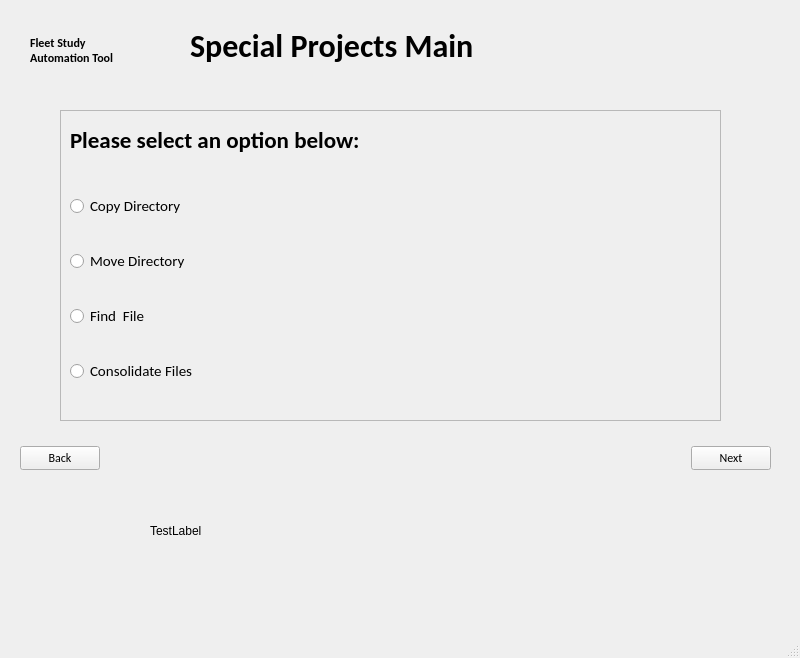
<?xml version="1.0" encoding="UTF-8"?>
<ui version="4.0">
 <class>SpecialProjectsMainWindow</class>
 <widget class="QMainWindow" name="SpecialProjectsMainWindow">
  <property name="geometry">
   <rect>
    <x>0</x>
    <y>0</y>
    <width>800</width>
    <height>658</height>
   </rect>
  </property>
  <property name="windowTitle">
   <string>MainWindow</string>
  </property>
  <widget class="QWidget" name="centralwidget">
   <widget class="QFrame" name="frame">
    <property name="geometry">
     <rect>
      <x>60</x>
      <y>110</y>
      <width>661</width>
      <height>311</height>
     </rect>
    </property>
    <property name="frameShape">
     <enum>QFrame::StyledPanel</enum>
    </property>
    <property name="frameShadow">
     <enum>QFrame::Raised</enum>
    </property>
    <widget class="QLabel" name="label_2">
     <property name="geometry">
      <rect>
       <x>10</x>
       <y>0</y>
       <width>471</width>
       <height>61</height>
      </rect>
     </property>
     <property name="font">
      <font>
       <family>Calibri</family>
       <pointsize>17</pointsize>
       <weight>75</weight>
       <bold>true</bold>
      </font>
     </property>
     <property name="text">
      <string>Please select an option below:</string>
     </property>
    </widget>
    <widget class="QWidget" name="layoutWidget">
     <property name="geometry">
      <rect>
       <x>10</x>
       <y>60</y>
       <width>621</width>
       <height>241</height>
      </rect>
     </property>
     <layout class="QVBoxLayout" name="verticalLayout">
      <item>
       <widget class="QRadioButton" name="mapRadioButton">
        <property name="font">
         <font>
          <family>Calibri</family>
          <pointsize>11</pointsize>
         </font>
        </property>
        <property name="text">
         <string>Copy Directory</string>
        </property>
       </widget>
      </item>
      <item>
       <widget class="QRadioButton" name="scrubRadioButton_1">
        <property name="font">
         <font>
          <family>Calibri</family>
          <pointsize>11</pointsize>
         </font>
        </property>
        <property name="text">
         <string>Move Directory</string>
        </property>
       </widget>
      </item>
      <item>
       <widget class="QRadioButton" name="scrubRadioButton_2">
        <property name="font">
         <font>
          <family>Calibri</family>
          <pointsize>11</pointsize>
         </font>
        </property>
        <property name="text">
         <string>Find  File</string>
        </property>
       </widget>
      </item>
      <item>
       <widget class="QRadioButton" name="radioButton_4">
        <property name="font">
         <font>
          <family>Calibri</family>
          <pointsize>11</pointsize>
         </font>
        </property>
        <property name="text">
         <string>Consolidate Files</string>
        </property>
       </widget>
      </item>
     </layout>
    </widget>
   </widget>
   <widget class="QLabel" name="label">
    <property name="geometry">
     <rect>
      <x>190</x>
      <y>20</y>
      <width>381</width>
      <height>51</height>
     </rect>
    </property>
    <property name="font">
     <font>
      <family>Calibri</family>
      <pointsize>24</pointsize>
      <weight>75</weight>
      <bold>true</bold>
     </font>
    </property>
    <property name="text">
     <string>Special Projects Main</string>
    </property>
   </widget>
   <widget class="QLabel" name="label_3">
    <property name="geometry">
     <rect>
      <x>150</x>
      <y>510</y>
      <width>461</width>
      <height>41</height>
     </rect>
    </property>
    <property name="text">
     <string>TestLabel</string>
    </property>
   </widget>
   <widget class="QLabel" name="label_4">
    <property name="geometry">
     <rect>
      <x>30</x>
      <y>20</y>
      <width>91</width>
      <height>61</height>
     </rect>
    </property>
    <property name="font">
     <font>
      <family>Calibri</family>
      <weight>75</weight>
      <bold>true</bold>
     </font>
    </property>
    <property name="text">
     <string>Fleet Study Automation Tool</string>
    </property>
    <property name="wordWrap">
     <bool>true</bool>
    </property>
   </widget>
   <widget class="QWidget" name="layoutWidget">
    <property name="geometry">
     <rect>
      <x>20</x>
      <y>440</y>
      <width>751</width>
      <height>36</height>
     </rect>
    </property>
    <layout class="QHBoxLayout" name="horizontalLayout">
     <item>
      <widget class="QPushButton" name="backButton">
       <property name="font">
        <font>
         <family>Calibri</family>
        </font>
       </property>
       <property name="text">
        <string>Back</string>
       </property>
      </widget>
     </item>
     <item>
      <spacer name="horizontalSpacer">
       <property name="orientation">
        <enum>Qt::Horizontal</enum>
       </property>
       <property name="sizeHint" stdset="0">
        <size>
         <width>388</width>
         <height>20</height>
        </size>
       </property>
      </spacer>
     </item>
     <item>
      <widget class="QPushButton" name="nextButton">
       <property name="font">
        <font>
         <family>Calibri</family>
        </font>
       </property>
       <property name="text">
        <string>Next</string>
       </property>
      </widget>
     </item>
    </layout>
   </widget>
  </widget>
  <widget class="QMenuBar" name="menubar">
   <property name="geometry">
    <rect>
     <x>0</x>
     <y>0</y>
     <width>800</width>
     <height>26</height>
    </rect>
   </property>
  </widget>
  <widget class="QStatusBar" name="statusbar"/>
 </widget>
 <resources/>
 <connections>
  <connection>
   <sender>nextButton</sender>
   <signal>clicked()</signal>
   <receiver>SpecialProjectsMainWindow</receiver>
   <slot>nextSlot()</slot>
   <hints>
    <hint type="sourcelabel">
     <x>732</x>
     <y>488</y>
    </hint>
    <hint type="destinationlabel">
     <x>723</x>
     <y>595</y>
    </hint>
   </hints>
  </connection>
  <connection>
   <sender>backButton</sender>
   <signal>clicked()</signal>
   <receiver>SpecialProjectsMainWindow</receiver>
   <slot>backSlot()</slot>
   <hints>
    <hint type="sourcelabel">
     <x>101</x>
     <y>492</y>
    </hint>
    <hint type="destinationlabel">
     <x>59</x>
     <y>582</y>
    </hint>
   </hints>
  </connection>
  <connection>
   <sender>mapRadioButton</sender>
   <signal>toggled(bool)</signal>
   <receiver>SpecialProjectsMainWindow</receiver>
   <slot>onRadioSlot()</slot>
   <hints>
    <hint type="sourcelabel">
     <x>447</x>
     <y>238</y>
    </hint>
    <hint type="destinationlabel">
     <x>557</x>
     <y>527</y>
    </hint>
   </hints>
  </connection>
  <connection>
   <sender>scrubRadioButton_1</sender>
   <signal>toggled(bool)</signal>
   <receiver>SpecialProjectsMainWindow</receiver>
   <slot>onRadioSlot()</slot>
   <hints>
    <hint type="sourcelabel">
     <x>310</x>
     <y>286</y>
    </hint>
    <hint type="destinationlabel">
     <x>593</x>
     <y>587</y>
    </hint>
   </hints>
  </connection>
  <connection>
   <sender>scrubRadioButton_2</sender>
   <signal>toggled(bool)</signal>
   <receiver>SpecialProjectsMainWindow</receiver>
   <slot>onRadioSlot()</slot>
   <hints>
    <hint type="sourcelabel">
     <x>245</x>
     <y>342</y>
    </hint>
    <hint type="destinationlabel">
     <x>147</x>
     <y>553</y>
    </hint>
   </hints>
  </connection>
  <connection>
   <sender>radioButton_4</sender>
   <signal>toggled(bool)</signal>
   <receiver>SpecialProjectsMainWindow</receiver>
   <slot>onRadioSlot()</slot>
   <hints>
    <hint type="sourcelabel">
     <x>301</x>
     <y>392</y>
    </hint>
    <hint type="destinationlabel">
     <x>273</x>
     <y>521</y>
    </hint>
   </hints>
  </connection>
 </connections>
 <slots>
  <slot>nextSlot()</slot>
  <slot>backSlot()</slot>
  <slot>onRadioSlot()</slot>
 </slots>
</ui>
